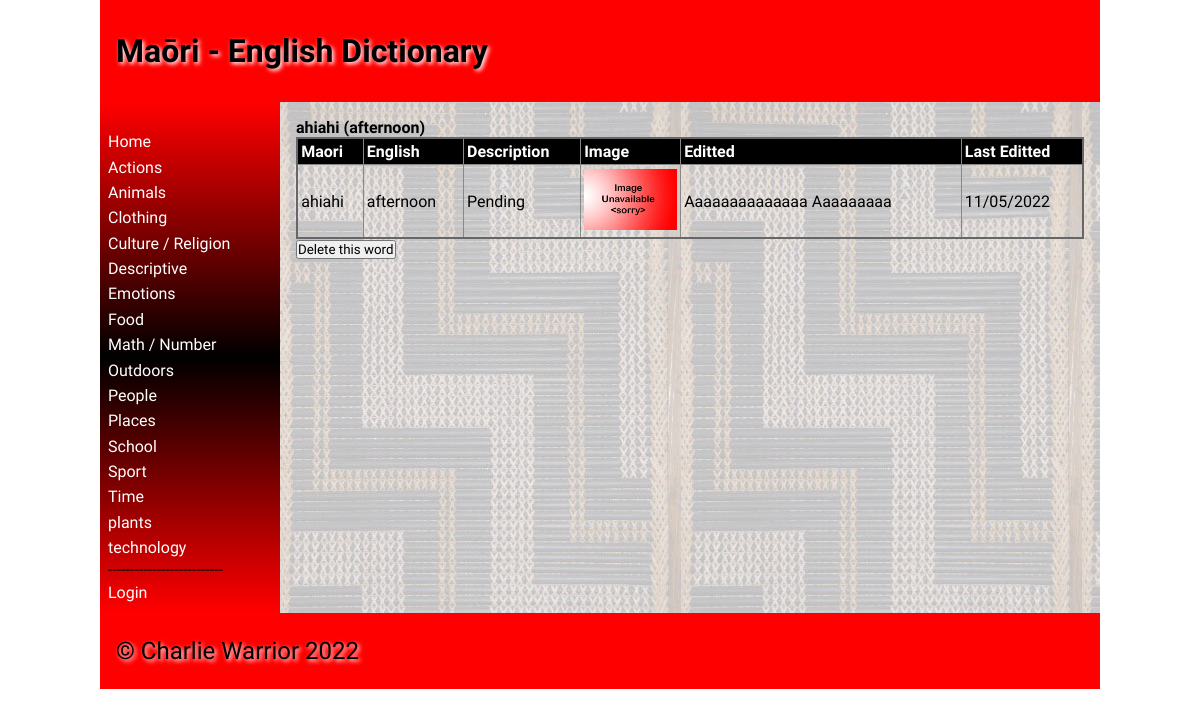
The page /word/2 on the database its author committed.
### tables this page shows
CREATE TABLE categories
(
	id integer
		constraint categories_pk
			primary key autoincrement,
	name varchar(30)
);

CREATE TABLE "dictionary"
(
	id integer
		constraint dictionary_pk
			primary key autoincrement,
	maori_word varchar(30),
	definition varchar(50),
	level int,
	english_word varchar(30),
	image varchar(30),
	editor_id integer
		constraint dictionary_users_id_fk
			references users,
	editted varchar(30),
	cat_id integer
		references categories
			on update cascade on delete cascade
);

CREATE TABLE "users"
(
	id integer
		constraint users_pk
			primary key autoincrement,
	fname varchar(20),
	lname varchar(20),
	email varchar(50),
	password char(60),
	usertype varchar(30)
);

### app.py (the view)
@app.route('/word/<ID>')
def render_home2(ID):
    con = create_connection(DATABASE)
    query = "SELECT id, maori_word, english_word, image, definition, editor_id, editted FROM dictionary WHERE id=? ORDER BY maori_word ASC"
    cur = con.cursor()
    cur.execute(query, (ID, ))
    word_list = cur.fetchall()
    query = "SELECT * FROM users WHERE id=?"
    cur = con.cursor()
    cur.execute(query, (word_list[0][5], ))
    editor_list = cur.fetchall()
    con.close()
    return render_template("word.html", logged_in=is_logged_in(), categories=get_categories(), word=word_list[0], editor=editor_list[0], teacher=is_teacher())

### app.py (called while the page is built)
def create_connection(db_file):
    try:
        connection = sqlite3.connect(db_file)
        return connection
    except Error as e:
        print(e)
    return None

def is_logged_in():
    if session.get("email") is None:
        print('Not Logged In')
        return False
    print('Logged In')
    return True

def is_teacher():
    if session.get("usertype") == "student":
        return False
    return True

def get_categories():
    con = create_connection(DATABASE)
    print(con)
    query = "SELECT id, name FROM categories ORDER BY name ASC"
    cur = con.cursor()
    cur.execute(query)
    category_list = cur.fetchall()
    con.close()
    return category_list

### templates/word.html (shortened to what this page needs)
{% extends 'base.html' %}
{% block heading %}Maōri - English Dictionary{% endblock %}
{% block main %}
<b>{{ word[1] }} ({{ word[2] }})</b>
<table>
    <tr>
        <th>Maori</th>
        <th>English</th>
        <th>Description</th>
        <th>Image</th>
        <th>Editted</th>
        <th>Last Editted</th>
    </tr>
    <tr>
        <td>{{ word[1] }}</td>
        <td>{{ word[2] }}</td>
        <td>{{ word[4] }}</td>
        <td width="100"><img src="/static/images/{{ word[3] }}"></td>
        <td> {{ editor[1] }} {{ editor[2] }}</td>
        <td>{{ word[6] }}</td>
    </tr>
</table>
{% if teacher %}
        <div class="form-group">
            <div class="form-element"><input type="submit" value="Delete this word"></div>
        </div>
{% endif %}
{% endblock %}

### templates/base.html (shortened to what this page needs)
<!doctype html>
<html lang="en">
<head>
    <link href="{{ url_for('static', filename='css/style.css') }}" rel="stylesheet">
</head>
<body>
<div id="container">
    <header>
        <h1>{% block heading %}{% endblock %}</h1>
    </header>
    <nav>
        <ul>
            <li><a href="\">Home</a></li>
            {% for category in categories %}
            <li><a href="/category/{{category[0]}}">{{category[1]}}</a></li>
            {% endfor %}
            --------------------------
            {% if logged_in %}
            <li><a href="\logout">Logout</a></li>
            {% if teacher %}
            <li><a href="\addword">Add Word</a></li>
            {% endif %}
            {% else %}
            <li><a href="\login">Login</a></li>
        </ul>
        {% endif %}
    </nav>
    <main>
        {% block main%}{% endblock %}
    </main>
    <footer>
        <p>
            &copy; Charlie Warrior 2022
        </p>
    </footer>
</div>
</body>
</html>

### static/css/style.css (style rules this page uses)
* { font-family: Comfortaa, sans-serif; margin: 0; padding: 0; box-sizing: border-box; }
#container { display: grid; grid-template-columns: 75px auto; grid-template-areas: 'nav header' 'main main' 'footer footer'; }
header { grid-area: header; background-color: #f00; padding: 1rem; }
nav { grid-area: nav; }
main { grid-area: main; padding: 1rem; background-color: #edd; }
h1, h2, h3, h4 { padding: 1rem 0; font-family: 'Suez One', serif; color: #000; text-shadow: 2px 2px 4px #fff; }
p { padding: 0.5rem 0; }
a { color: #222; }
img { width: 100%; }
table { width: 100%; border: 2px solid #666; border-collapse: collapse; }
th, td { border: 1px solid #888; padding: 0.2rem; text-align: left; }
th { background-color: #000; color: #fff; }
footer { grid-area: footer; padding: 1rem; background-color: #f00; }
footer p { color: #000; text-shadow: 2px 2px 4px #fff; font-size: 1.5rem; }
@media only screen and (min-width: 768px) { #container { grid-template-columns: 180px auto; grid-template-areas: 'header header' 'nav main' 'footer footer'; } }
@media only screen and (min-width: 768px) { nav { background: linear-gradient(180deg, rgba(255,0,0,1) 0%, rgba(0, 0, 0, 1) 50%, rgba(255,0,0,1) 100%); padding: 0.5rem; } }
@media only screen and (min-width: 768px) { nav ul { list-style: none; } }
@media only screen and (min-width: 768px) { nav li { padding: 0.2rem 0; } }
@media only screen and (min-width: 768px) { nav a { color: #fff; text-decoration: none; } }
@media only screen and (min-width: 768px) { main { background-image: url('/poutama.jpg'); } }
@media only screen and (min-width: 1000px) { #container { width: 1000px; margin: auto; } }

### rows shown on the page
categories: name "Actions"
categories: name "Animals"
categories: name "Clothing"
categories: name "Culture / Religion"
categories: name "Descriptive"
categories: name "Emotions"
categories: name "Food"
categories: name "Math / Number"
categories: name "Outdoors"
categories: name "People"
categories: name "Places"
categories: name "School"
categories: name "Sport"
categories: name "Time"
categories: name "plants"
categories: name "technology"
dictionary: maori_word "ahiahi", english_word "afternoon", definition "Pending", image (placeholder picture), editted "11/05/2022"
users: fname "Aaaaaaaaaaaaaa", lname "Aaaaaaaaa"
